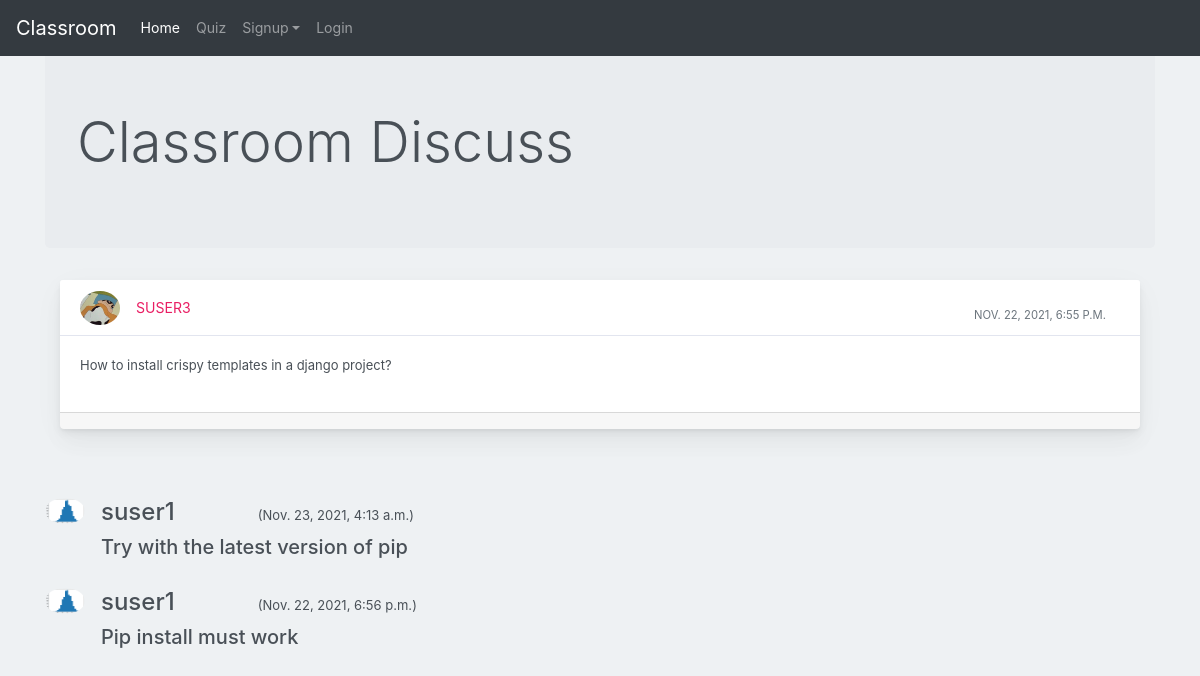
The page /post/5 on the database its author committed.
### discuss/models.py (models this page shows, shortened)
class Post(models.Model):
    user1 = models.ForeignKey(User, on_delete=models.CASCADE, default=1)
    post_id = models.AutoField
    post_content = models.TextField()
    timestamp= models.DateTimeField(default=now)
    image = models.ImageField(upload_to="images",default="")

class Replie(models.Model):
    user = models.ForeignKey(User, on_delete=models.CASCADE, default=1)
    reply_id = models.AutoField
    reply_content = models.TextField()
    post = models.ForeignKey(Post, on_delete=models.CASCADE, default='')
    timestamp= models.DateTimeField(default=now)
    image = models.ImageField(upload_to="images",default="")

### users/models.py (models this page shows)
class User(AbstractUser):
    email = models.EmailField()
    is_student = models.BooleanField(default=False)
    is_teacher = models.BooleanField(default=False)

### discuss/views.py (the view)
# urls.py: path('post/<post_id>', views.post_detail, name='post-detail'),
def post_detail(request, post_id):
    post = Post.objects.get(id=post_id)
    replies = Replie.objects.filter(post = post).order_by("-timestamp")
    context = {
        "replies" : replies,
        "post" : post,
    }
    return render(request, 'discuss/post_detail.html', context)

### templates/discuss/post_detail.html (shortened to what this page needs)
{% extends 'discuss/basic.html' %}
{% load crispy_forms_tags %}
{% block homeactive %} active {% endblock homeactive %}-->
{% block content %}
<div class="container my-4">
<div class="jumbotron">
    <h1 class="display-4">Classroom Discuss</h1>
    </div>
    <div class="container-fluid mt-10">
      <div class="row">
          <div class="col-md-12">
              <div class="card mb-4">
                  <div class="card-header">
                      <div class="media flex-wrap w-100 align-items-center"> <img src="/media/{{post.image}}"
                              class="d-block ui-w-40 rounded-circle" alt="">
                          <div class="media-body ml-3"> <a href="#" data-abc="true">{{post.user1}}</a>
                          </div>
                          <div class="text-muted small ml-3">
                            <div class="px-4 pt-3">{{post.timestamp}} </div>
                          </div>
                      </div>
                  </div>
                  <div class="card-body">
                      <p>{{post.post_content}}</p>
                  </div>
                  <div class="card-footer d-flex flex-wrap justify-content-between align-items-center px-3 pt-0 pb-3">
                </div>
              </div>
          </div>
      </div>
  </div>
</div>
{% for reply in replies %}
<br>
<div class="container">
<div class="media">
    <img class="mr-3 rounded-circle" src="/media/{{reply.image}}" alt="." width="30px" height="30px">
    <div class="media-body">
      <h4 class="mt-0">{{reply.user}}	&nbsp;	&nbsp;	&nbsp;	&nbsp;	&nbsp;	&nbsp;  <span><small style="font-size: 13px;">({{reply.timestamp}})</small></span></h4>
      <h5>{{reply.reply_content}}</h5>
    </div>
  </div>
</div>
{% endfor %}
  {% endblock content %}

### discuss/static/discuss/block.css (style rules this page uses)
body { margin: 0; font-family: -apple-system, BlinkMacSystemFont, "Segoe UI", Roboto, "Helvetica Neue", Arial, "Noto Sans", sans-serif, "Apple Color Emoji", "Segoe UI Emoji", "Segoe UI Symbol", "Noto Color Emoji"; font-size: .88rem; font-weight: 400; line-height: 1.5; color: #495057; text-align: left; background-color: #eef1f3 }
.card { box-shadow: 0 0.46875rem 2.1875rem rgba(4, 9, 20, 0.03), 0 0.9375rem 1.40625rem rgba(4, 9, 20, 0.03), 0 0.25rem 0.53125rem rgba(4, 9, 20, 0.05), 0 0.125rem 0.1875rem rgba(4, 9, 20, 0.03); border-width: 0; transition: all .2s }
.card-header:first-child { border-radius: calc(.25rem - 1px) calc(.25rem - 1px) 0 0 }
.card-header { display: flex; align-items: center; border-bottom-width: 1px; padding-top: 0; padding-bottom: 0; padding-right: .625rem; height: 3.5rem; text-transform: uppercase; background-color: #fff; border-bottom: 1px solid rgba(26, 54, 126, 0.125) }
.card-body { flex: 1 1 auto; padding: 1.25rem }
.card-body p { font-size: 13px }
a { color: #E91E63; text-decoration: none !important; background-color: transparent }
.media img { width: 40px; height: auto }

### templates/discuss/basic.html (style rules this page uses)
html * { font-family: -apple-system, BlinkMacSystemFont, 'Segoe UI', Roboto, Oxygen, Ubuntu, Cantarell, 'Open Sans', 'Helvetica Neue', sans-serif !important; }

### rows shown on the page
Post: image (picture), user1 "SUSER3", timestamp "NOV. 22, 2021, 6:55 P.M.", post_content "How to install crispy templates in a django project?"
Replie: image (picture), user "suser1", timestamp "Nov. 23, 2021, 4:13 a.m.", reply_content "Try with the latest version of pip"
Replie: image (picture), user "suser1", timestamp "Nov. 22, 2021, 6:56 p.m.", reply_content "Pip install must work"
